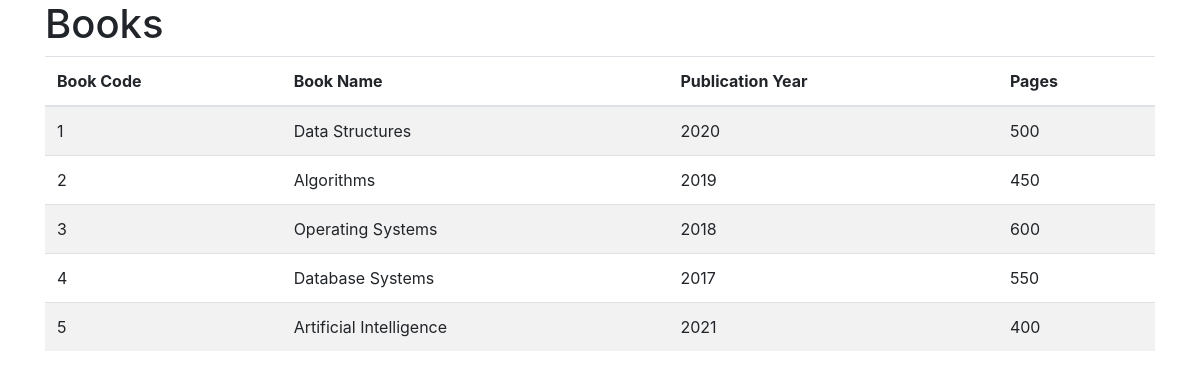
/books, run on the app's committed database.
### tables this page shows
CREATE TABLE book (
                    book_code INTEGER PRIMARY KEY,
                    book_name TEXT,
                    publication_year INTEGER,
                    pages INTEGER);

### app.py (the view)
@app.route('/books', methods=['GET'])
def get_books():
    try:
        conn = get_db_connection()
        books = conn.execute('SELECT * FROM book').fetchall()
        conn.close()
        app.logger.info(f'Retrieved {len(books)} books')
        return render_template('books.html', books=books)
    except Exception as e:
        app.logger.error(f'Error retrieving books: {str(e)}')
        return f'Error: {str(e)}', 500

### app.py (called while the page is built)
def get_db_connection():
    conn = sqlite3.connect('university.db')
    conn.row_factory = sqlite3.Row
    return conn

### templates/books.html (shortened to what this page needs)
<!DOCTYPE html>
<html>
<head>
    <link rel="stylesheet" href="https://stackpath.bootstrapcdn.com/bootstrap/4.3.1/css/bootstrap.min.css">
</head>
<body>
    <div class="container">
        <h1>Books</h1>
        <table class="table table-striped">
            <thead>
                <tr>
                    <th>Book Code</th>
                    <th>Book Name</th>
                    <th>Publication Year</th>
                    <th>Pages</th>
                </tr>
            </thead>
            <tbody>
                {% for book in books %}
                <tr>
                    <td>{{ book.book_code }}</td>
                    <td>{{ book.book_name }}</td>
                    <td>{{ book.publication_year }}</td>
                    <td>{{ book.pages }}</td>
                </tr>
                {% endfor %}
            </tbody>
        </table>
    </div>
</body>
</html>

### data on the page
book: book_code "1", book_name "Data Structures", publication_year "2020", pages "500"
book: book_code "2", book_name "Algorithms", publication_year "2019", pages "450"
book: book_code "3", book_name "Operating Systems", publication_year "2018", pages "600"
book: book_code "4", book_name "Database Systems", publication_year "2017", pages "550"
book: book_code "5", book_name "Artificial Intelligence", publication_year "2021", pages "400"
